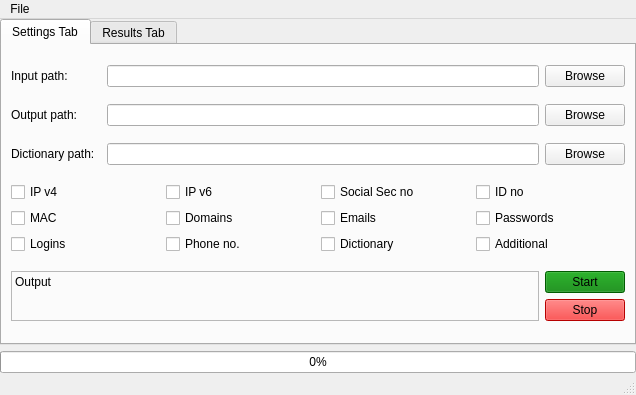
<?xml version="1.0" encoding="UTF-8"?>
<ui version="4.0">
 <class>window</class>
 <widget class="QMainWindow" name="window">
  <property name="geometry">
   <rect>
    <x>0</x>
    <y>0</y>
    <width>636</width>
    <height>395</height>
   </rect>
  </property>
  <property name="windowTitle">
   <string>SDSE</string>
  </property>
  <widget class="QWidget" name="centralwidget">
   <layout class="QGridLayout" name="gridLayout">
    <property name="leftMargin">
     <number>0</number>
    </property>
    <property name="topMargin">
     <number>0</number>
    </property>
    <property name="rightMargin">
     <number>0</number>
    </property>
    <property name="bottomMargin">
     <number>0</number>
    </property>
    <item row="1" column="0">
     <widget class="QTabWidget" name="tabWidget">
      <property name="currentIndex">
       <number>0</number>
      </property>
      <widget class="QWidget" name="tab">
       <attribute name="title">
        <string>Settings Tab</string>
       </attribute>
       <layout class="QGridLayout" name="gridLayout_2">
        <item row="2" column="2">
         <widget class="QLineEdit" name="outPathLineEdit"/>
        </item>
        <item row="0" column="0">
         <widget class="QLabel" name="inPathLabel">
          <property name="text">
           <string>Input path:</string>
          </property>
          <property name="alignment">
           <set>Qt::AlignLeading|Qt::AlignLeft|Qt::AlignVCenter</set>
          </property>
         </widget>
        </item>
        <item row="2" column="0">
         <widget class="QLabel" name="outPathLabel">
          <property name="text">
           <string>Output path:</string>
          </property>
         </widget>
        </item>
        <item row="3" column="3">
         <widget class="QPushButton" name="dictPathPushButton">
          <property name="text">
           <string>Browse</string>
          </property>
         </widget>
        </item>
        <item row="3" column="0">
         <widget class="QLabel" name="dictPathLabel">
          <property name="text">
           <string>Dictionary path:</string>
          </property>
         </widget>
        </item>
        <item row="3" column="2">
         <widget class="QLineEdit" name="dictPathLineEdit"/>
        </item>
        <item row="2" column="3">
         <widget class="QPushButton" name="outPathPushButton">
          <property name="text">
           <string>Browse</string>
          </property>
         </widget>
        </item>
        <item row="0" column="3">
         <widget class="QPushButton" name="inPathPushButton">
          <property name="text">
           <string>Browse</string>
          </property>
         </widget>
        </item>
        <item row="0" column="2">
         <widget class="QLineEdit" name="inPathLineEdit"/>
        </item>
        <item row="5" column="0" colspan="3">
         <widget class="QLabel" name="outputLabel">
          <property name="frameShape">
           <enum>QFrame::StyledPanel</enum>
          </property>
          <property name="text">
           <string>Output</string>
          </property>
          <property name="textFormat">
           <enum>Qt::PlainText</enum>
          </property>
          <property name="alignment">
           <set>Qt::AlignLeading|Qt::AlignLeft|Qt::AlignTop</set>
          </property>
         </widget>
        </item>
        <item row="5" column="3">
         <layout class="QVBoxLayout" name="verticalLayout">
          <item>
           <widget class="QPushButton" name="startPushButton">
            <property name="enabled">
             <bool>true</bool>
            </property>
            <property name="styleSheet">
             <string notr="true">background-color: green</string>
            </property>
            <property name="text">
             <string>Start</string>
            </property>
           </widget>
          </item>
          <item>
           <widget class="QPushButton" name="stopPushButton">
            <property name="styleSheet">
             <string notr="true">background-color: red</string>
            </property>
            <property name="text">
             <string>Stop</string>
            </property>
           </widget>
          </item>
         </layout>
        </item>
        <item row="4" column="0" colspan="4">
         <layout class="QGridLayout" name="gridLayout_5">
          <item row="1" column="1">
           <widget class="QCheckBox" name="domainsCheckBox">
            <property name="text">
             <string>Domains</string>
            </property>
           </widget>
          </item>
          <item row="2" column="2">
           <widget class="QCheckBox" name="dictCheckBox">
            <property name="text">
             <string>Dictionary</string>
            </property>
           </widget>
          </item>
          <item row="0" column="0">
           <widget class="QCheckBox" name="ip_v4CheckBox">
            <property name="text">
             <string>IP v4</string>
            </property>
           </widget>
          </item>
          <item row="0" column="3">
           <widget class="QCheckBox" name="idNoCheckBox">
            <property name="text">
             <string>ID no</string>
            </property>
           </widget>
          </item>
          <item row="1" column="2">
           <widget class="QCheckBox" name="emailsCheckBox">
            <property name="text">
             <string>Emails</string>
            </property>
           </widget>
          </item>
          <item row="1" column="3">
           <widget class="QCheckBox" name="passwdsCheckBox">
            <property name="text">
             <string>Passwords</string>
            </property>
           </widget>
          </item>
          <item row="2" column="0">
           <widget class="QCheckBox" name="loginsCheckBox">
            <property name="text">
             <string>Logins</string>
            </property>
           </widget>
          </item>
          <item row="2" column="3">
           <widget class="QCheckBox" name="additionalCheckBox">
            <property name="text">
             <string>Additional</string>
            </property>
           </widget>
          </item>
          <item row="0" column="2">
           <widget class="QCheckBox" name="socialSecNoCheckBox">
            <property name="text">
             <string>Social Sec no</string>
            </property>
           </widget>
          </item>
          <item row="1" column="0">
           <widget class="QCheckBox" name="macCheckButton">
            <property name="text">
             <string>MAC</string>
            </property>
           </widget>
          </item>
          <item row="0" column="1">
           <widget class="QCheckBox" name="ip_v6CheckBox">
            <property name="text">
             <string>IP v6</string>
            </property>
           </widget>
          </item>
          <item row="2" column="1">
           <widget class="QCheckBox" name="phoneNoCheckBox">
            <property name="text">
             <string>Phone no.</string>
            </property>
           </widget>
          </item>
         </layout>
        </item>
       </layout>
      </widget>
      <widget class="QWidget" name="tab_2">
       <attribute name="title">
        <string>Results Tab</string>
       </attribute>
       <layout class="QGridLayout" name="gridLayout_3">
        <item row="0" column="0">
         <layout class="QHBoxLayout" name="horizontalLayout">
          <item>
           <layout class="QVBoxLayout" name="verticalLayout_2">
            <item>
             <widget class="QLabel" name="typeLabel">
              <property name="text">
               <string>Category:</string>
              </property>
             </widget>
            </item>
            <item>
             <widget class="QListView" name="typeLlistView"/>
            </item>
           </layout>
          </item>
          <item>
           <layout class="QVBoxLayout" name="verticalLayout_3">
            <item>
             <widget class="QLabel" name="resultLabel">
              <property name="text">
               <string>Results:</string>
              </property>
             </widget>
            </item>
            <item>
             <widget class="QListView" name="resultLlistView"/>
            </item>
           </layout>
          </item>
          <item>
           <layout class="QVBoxLayout" name="verticalLayout_4">
            <item>
             <widget class="QLabel" name="occuranceLabel">
              <property name="text">
               <string>Occurance:</string>
              </property>
             </widget>
            </item>
            <item>
             <widget class="QListView" name="occuranceLlistView"/>
            </item>
           </layout>
          </item>
         </layout>
        </item>
       </layout>
      </widget>
     </widget>
    </item>
    <item row="2" column="0">
     <widget class="QProgressBar" name="progressBar">
      <property name="value">
       <number>0</number>
      </property>
     </widget>
    </item>
   </layout>
  </widget>
  <widget class="QMenuBar" name="menubar">
   <property name="geometry">
    <rect>
     <x>0</x>
     <y>0</y>
     <width>636</width>
     <height>21</height>
    </rect>
   </property>
   <widget class="QMenu" name="menuFile">
    <property name="title">
     <string>File</string>
    </property>
    <addaction name="actionOpen_output"/>
    <addaction name="actionAbout"/>
   </widget>
   <addaction name="menuFile"/>
  </widget>
  <widget class="QStatusBar" name="statusbar"/>
  <action name="actionOpen_output">
   <property name="text">
    <string>Open output</string>
   </property>
  </action>
  <action name="actionAbout">
   <property name="text">
    <string>About</string>
   </property>
  </action>
 </widget>
 <resources/>
 <connections/>
</ui>
